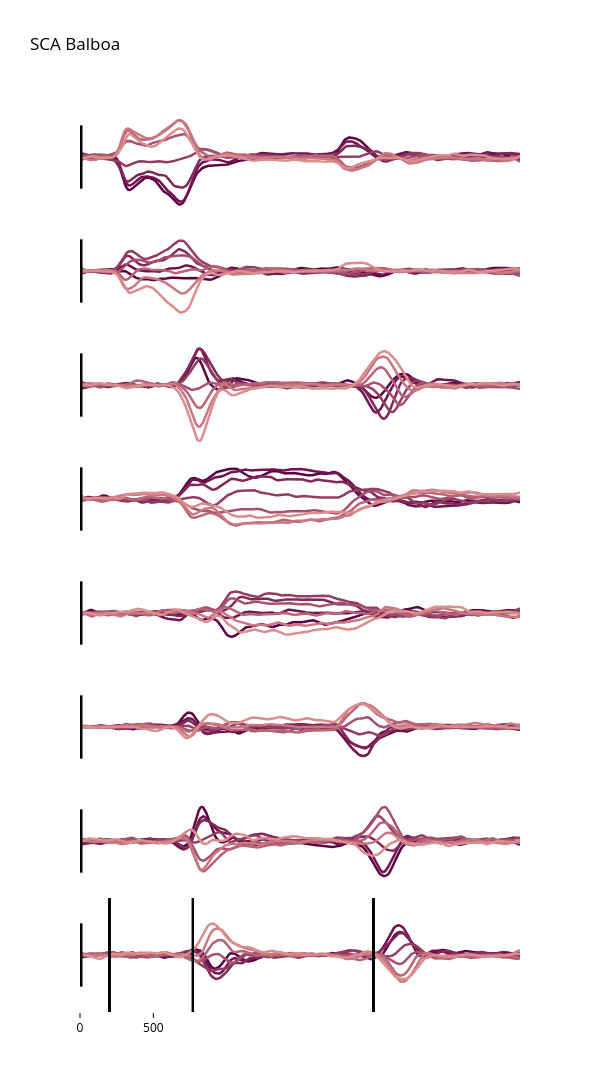

Source (notebook cell):
### Markdown cell above
#### SCA

### Code cell
# range for y axis
yRange = [-1.8,1.8]

fig = make_subplots(rows=R_est,cols = 1,shared_xaxes = True,vertical_spacing = 0)

for ii in range(R_est):

    for jj in range(numConds):
        latTrace = go.Scatter(y = rs_sca_latent[:,jj,ii], line = go.scatter.Line(color = sca_cMap[jj],width = 2.5),showlegend = False)
        fig.add_trace(latTrace,row = ii+1,col=1)
        if ii == (R_est-1):
            fig.add_vline(x = tgt_idx,row = ii+1,col = 1, line_color = 'black')
            fig.add_vline(x = move_idx,row = ii+1,col = 1, line_color = 'black')
            fig.add_vline(x = ret_idx,row = ii+1,col = 1, line_color = 'black')

            #
    # add a vertical line for scale
    scaleLine = go.Scatter(x = [0,0],y = [-1,1],showlegend = False,mode = 'lines',
                            line = go.scatter.Line(color = 'black',width = 5))
    fig.add_trace(scaleLine,row = ii+1,col = 1)


fig.update_layout(height = 2000,width =600,title = 'SCA ' + monkName,title_font_color = 'black',
                  paper_bgcolor = 'white',
                  plot_bgcolor = 'white')
fig.update_yaxes(showgrid = False,zeroline = False,visible = False,range = yRange)
fig.update_xaxes(color = 'black',showgrid = False,zeroline = False,visible = False)
fig.update_xaxes(color = 'black',showgrid = False,zeroline = False,
                 ticks = 'outside',tickvals = [0,50],ticktext = ['0','500'],visible = True,row = R_est,col = 1)


# save
#fig.write_image(figDir + monkName + 'SCA_' + str(R_est) + 'dims.pdf')
#fig.show()

### Figure 1 — Plotly figure (JSON) as saved in the notebook; plotly's stock layout.template omitted (floating-point values rounded to 4 significant figures; data arrays with more than 128 entries replaced by an {"elided": "..."} marker saying what was removed)
{"data": [{"line": {"color": "#5e0044", "width": 2.5}, "showlegend": false, "type": "scatter", "xaxis": "x", "y": {"elided": "301 float values"}, "yaxis": "y"}, {"line": {"color": "#6f144e", "width": 2.5}, "showlegend": false, "type": "scatter", "xaxis": "x", "y": {"elided": "301 float values"}, "yaxis": "y"}, {"line": {"color": "#812858", "width": 2.5}, "showlegend": false, "type": "scatter", "xaxis": "x", "y": {"elided": "301 float values"}, "yaxis": "y"}, {"line": {"color": "#933c62", "width": 2.5}, "showlegend": false, "type": "scatter", "xaxis": "x", "y": {"elided": "301 float values"}, "yaxis": "y"}, {"line": {"color": "#a5506d", "width": 2.5}, "showlegend": false, "type": "scatter", "xaxis": "x", "y": {"elided": "301 float values"}, "yaxis": "y"}, {"line": {"color": "#b76477", "width": 2.5}, "showlegend": false, "type": "scatter", "xaxis": "x", "y": {"elided": "301 float values"}, "yaxis": "y"}, {"line": {"color": "#c97881", "width": 2.5}, "showlegend": false, "type": "scatter", "xaxis": "x", "y": {"elided": "301 float values"}, "yaxis": "y"}, {"line": {"color": "#db8c8c", "width": 2.5}, "showlegend": false, "type": "scatter", "xaxis": "x", "y": {"elided": "301 float values"}, "yaxis": "y"}, {"line": {"color": "black", "width": 5}, "mode": "lines", "showlegend": false, "type": "scatter", "x": [0, 0], "xaxis": "x", "y": [-1, 1], "yaxis": "y"}, {"line": {"color": "#5e0044", "width": 2.5}, "showlegend": false, "type": "scatter", "xaxis": "x2", "y": {"elided": "301 float values"}, "yaxis": "y2"}, {"line": {"color": "#6f144e", "width": 2.5}, "showlegend": false, "type": "scatter", "xaxis": "x2", "y": {"elided": "301 float values"}, "yaxis": "y2"}, {"line": {"color": "#812858", "width": 2.5}, "showlegend": false, "type": "scatter", "xaxis": "x2", "y": {"elided": "301 float values"}, "yaxis": "y2"}, {"line": {"color": "#933c62", "width": 2.5}, "showlegend": false, "type": "scatter", "xaxis": "x2", "y": {"elided": "301 float values"}, "yaxis": "y2"}, {"line": {"color": "#a5506d", "width": 2.5}, "showlegend": false, "type": "scatter", "xaxis": "x2", "y": {"elided": "301 float values"}, "yaxis": "y2"}, {"line": {"color": "#b76477", "width": 2.5}, "showlegend": false, "type": "scatter", "xaxis": "x2", "y": {"elided": "301 float values"}, "yaxis": "y2"}, {"line": {"color": "#c97881", "width": 2.5}, "showlegend": false, "type": "scatter", "xaxis": "x2", "y": {"elided": "301 float values"}, "yaxis": "y2"}, {"line": {"color": "#db8c8c", "width": 2.5}, "showlegend": false, "type": "scatter", "xaxis": "x2", "y": {"elided": "301 float values"}, "yaxis": "y2"}, {"line": {"color": "black", "width": 5}, "mode": "lines", "showlegend": false, "type": "scatter", "x": [0, 0], "xaxis": "x2", "y": [-1, 1], "yaxis": "y2"}, {"line": {"color": "#5e0044", "width": 2.5}, "showlegend": false, "type": "scatter", "xaxis": "x3", "y": {"elided": "301 float values"}, "yaxis": "y3"}, {"line": {"color": "#6f144e", "width": 2.5}, "showlegend": false, "type": "scatter", "xaxis": "x3", "y": {"elided": "301 float values"}, "yaxis": "y3"}, {"line": {"color": "#812858", "width": 2.5}, "showlegend": false, "type": "scatter", "xaxis": "x3", "y": {"elided": "301 float values"}, "yaxis": "y3"}, {"line": {"color": "#933c62", "width": 2.5}, "showlegend": false, "type": "scatter", "xaxis": "x3", "y": {"elided": "301 float values"}, "yaxis": "y3"}, {"line": {"color": "#a5506d", "width": 2.5}, "showlegend": false, "type": "scatter", "xaxis": "x3", "y": {"elided": "301 float values"}, "yaxis": "y3"}, {"line": {"color": "#b76477", "width": 2.5}, "showlegend": false, "type": "scatter", "xaxis": "x3", "y": {"elided": "301 float values"}, "yaxis": "y3"}, {"line": {"color": "#c97881", "width": 2.5}, "showlegend": false, "type": "scatter", "xaxis": "x3", "y": {"elided": "301 float values"}, "yaxis": "y3"}, {"line": {"color": "#db8c8c", "width": 2.5}, "showlegend": false, "type": "scatter", "xaxis": "x3", "y": {"elided": "301 float values"}, "yaxis": "y3"}, {"line": {"color": "black", "width": 5}, "mode": "lines", "showlegend": false, "type": "scatter", "x": [0, 0], "xaxis": "x3", "y": [-1, 1], "yaxis": "y3"}, {"line": {"color": "#5e0044", "width": 2.5}, "showlegend": false, "type": "scatter", "xaxis": "x4", "y": {"elided": "301 float values"}, "yaxis": "y4"}, {"line": {"color": "#6f144e", "width": 2.5}, "showlegend": false, "type": "scatter", "xaxis": "x4", "y": {"elided": "301 float values"}, "yaxis": "y4"}, {"line": {"color": "#812858", "width": 2.5}, "showlegend": false, "type": "scatter", "xaxis": "x4", "y": {"elided": "301 float values"}, "yaxis": "y4"}, {"line": {"color": "#933c62", "width": 2.5}, "showlegend": false, "type": "scatter", "xaxis": "x4", "y": {"elided": "301 float values"}, "yaxis": "y4"}, {"line": {"color": "#a5506d", "width": 2.5}, "showlegend": false, "type": "scatter", "xaxis": "x4", "y": {"elided": "301 float values"}, "yaxis": "y4"}, {"line": {"color": "#b76477", "width": 2.5}, "showlegend": false, "type": "scatter", "xaxis": "x4", "y": {"elided": "301 float values"}, "yaxis": "y4"}, {"line": {"color": "#c97881", "width": 2.5}, "showlegend": false, "type": "scatter", "xaxis": "x4", "y": {"elided": "301 float values"}, "yaxis": "y4"}, {"line": {"color": "#db8c8c", "width": 2.5}, "showlegend": false, "type": "scatter", "xaxis": "x4", "y": {"elided": "301 float values"}, "yaxis": "y4"}, {"line": {"color": "black", "width": 5}, "mode": "lines", "showlegend": false, "type": "scatter", "x": [0, 0], "xaxis": "x4", "y": [-1, 1], "yaxis": "y4"}, {"line": {"color": "#5e0044", "width": 2.5}, "showlegend": false, "type": "scatter", "xaxis": "x5", "y": {"elided": "301 float values"}, "yaxis": "y5"}, {"line": {"color": "#6f144e", "width": 2.5}, "showlegend": false, "type": "scatter", "xaxis": "x5", "y": {"elided": "301 float values"}, "yaxis": "y5"}, {"line": {"color": "#812858", "width": 2.5}, "showlegend": false, "type": "scatter", "xaxis": "x5", "y": {"elided": "301 float values"}, "yaxis": "y5"}, {"line": {"color": "#933c62", "width": 2.5}, "showlegend": false, "type": "scatter", "xaxis": "x5", "y": {"elided": "301 float values"}, "yaxis": "y5"}, {"line": {"color": "#a5506d", "width": 2.5}, "showlegend": false, "type": "scatter", "xaxis": "x5", "y": {"elided": "301 float values"}, "yaxis": "y5"}, {"line": {"color": "#b76477", "width": 2.5}, "showlegend": false, "type": "scatter", "xaxis": "x5", "y": {"elided": "301 float values"}, "yaxis": "y5"}, {"line": {"color": "#c97881", "width": 2.5}, "showlegend": false, "type": "scatter", "xaxis": "x5", "y": {"elided": "301 float values"}, "yaxis": "y5"}, {"line": {"color": "#db8c8c", "width": 2.5}, "showlegend": false, "type": "scatter", "xaxis": "x5", "y": {"elided": "301 float values"}, "yaxis": "y5"}, {"line": {"color": "black", "width": 5}, "mode": "lines", "showlegend": false, "type": "scatter", "x": [0, 0], "xaxis": "x5", "y": [-1, 1], "yaxis": "y5"}, {"line": {"color": "#5e0044", "width": 2.5}, "showlegend": false, "type": "scatter", "xaxis": "x6", "y": {"elided": "301 float values"}, "yaxis": "y6"}, {"line": {"color": "#6f144e", "width": 2.5}, "showlegend": false, "type": "scatter", "xaxis": "x6", "y": {"elided": "301 float values"}, "yaxis": "y6"}, {"line": {"color": "#812858", "width": 2.5}, "showlegend": false, "type": "scatter", "xaxis": "x6", "y": {"elided": "301 float values"}, "yaxis": "y6"}, {"line": {"color": "#933c62", "width": 2.5}, "showlegend": false, "type": "scatter", "xaxis": "x6", "y": {"elided": "301 float values"}, "yaxis": "y6"}, {"line": {"color": "#a5506d", "width": 2.5}, "showlegend": false, "type": "scatter", "xaxis": "x6", "y": {"elided": "301 float values"}, "yaxis": "y6"}, {"line": {"color": "#b76477", "width": 2.5}, "showlegend": false, "type": "scatter", "xaxis": "x6", "y": {"elided": "301 float values"}, "yaxis": "y6"}, {"line": {"color": "#c97881", "width": 2.5}, "showlegend": false, "type": "scatter", "xaxis": "x6", "y": {"elided": "301 float values"}, "yaxis": "y6"}, {"line": {"color": "#db8c8c", "width": 2.5}, "showlegend": false, "type": "scatter", "xaxis": "x6", "y": {"elided": "301 float values"}, "yaxis": "y6"}, {"line": {"color": "black", "width": 5}, "mode": "lines", "showlegend": false, "type": "scatter", "x": [0, 0], "xaxis": "x6", "y": [-1, 1], "yaxis": "y6"}, {"line": {"color": "#5e0044", "width": 2.5}, "showlegend": false, "type": "scatter", "xaxis": "x7", "y": {"elided": "301 float values"}, "yaxis": "y7"}, {"line": {"color": "#6f144e", "width": 2.5}, "showlegend": false, "type": "scatter", "xaxis": "x7", "y": {"elided": "301 float values"}, "yaxis": "y7"}, {"line": {"color": "#812858", "width": 2.5}, "showlegend": false, "type": "scatter", "xaxis": "x7", "y": {"elided": "301 float values"}, "yaxis": "y7"}, {"line": {"color": "#933c62", "width": 2.5}, "showlegend": false, "type": "scatter", "xaxis": "x7", "y": {"elided": "301 float values"}, "yaxis": "y7"}, {"line": {"color": "#a5506d", "width": 2.5}, "showlegend": false, "type": "scatter", "xaxis": "x7", "y": {"elided": "301 float values"}, "yaxis": "y7"}, {"line": {"color": "#b76477", "width": 2.5}, "showlegend": false, "type": "scatter", "xaxis": "x7", "y": {"elided": "301 float values"}, "yaxis": "y7"}, {"line": {"color": "#c97881", "width": 2.5}, "showlegend": false, "type": "scatter", "xaxis": "x7", "y": {"elided": "301 float values"}, "yaxis": "y7"}, {"line": {"color": "#db8c8c", "width": 2.5}, "showlegend": false, "type": "scatter", "xaxis": "x7", "y": {"elided": "301 float values"}, "yaxis": "y7"}, {"line": {"color": "black", "width": 5}, "mode": "lines", "showlegend": false, "type": "scatter", "x": [0, 0], "xaxis": "x7", "y": [-1, 1], "yaxis": "y7"}, {"line": {"color": "#5e0044", "width": 2.5}, "showlegend": false, "type": "scatter", "xaxis": "x8", "y": {"elided": "301 float values"}, "yaxis": "y8"}, {"line": {"color": "#6f144e", "width": 2.5}, "showlegend": false, "type": "scatter", "xaxis": "x8", "y": {"elided": "301 float values"}, "yaxis": "y8"}, {"line": {"color": "#812858", "width": 2.5}, "showlegend": false, "type": "scatter", "xaxis": "x8", "y": {"elided": "301 float values"}, "yaxis": "y8"}, {"line": {"color": "#933c62", "width": 2.5}, "showlegend": false, "type": "scatter", "xaxis": "x8", "y": {"elided": "301 float values"}, "yaxis": "y8"}, {"line": {"color": "#a5506d", "width": 2.5}, "showlegend": false, "type": "scatter", "xaxis": "x8", "y": {"elided": "301 float values"}, "yaxis": "y8"}, {"line": {"color": "#b76477", "width": 2.5}, "showlegend": false, "type": "scatter", "xaxis": "x8", "y": {"elided": "301 float values"}, "yaxis": "y8"}, {"line": {"color": "#c97881", "width": 2.5}, "showlegend": false, "type": "scatter", "xaxis": "x8", "y": {"elided": "301 float values"}, "yaxis": "y8"}, {"line": {"color": "#db8c8c", "width": 2.5}, "showlegend": false, "type": "scatter", "xaxis": "x8", "y": {"elided": "301 float values"}, "yaxis": "y8"}, {"line": {"color": "black", "width": 5}, "mode": "lines", "showlegend": false, "type": "scatter", "x": [0, 0], "xaxis": "x8", "y": [-1, 1], "yaxis": "y8"}], "layout": {"height": 2000, "paper_bgcolor": "white", "plot_bgcolor": "white", "shapes": [{"line": {"color": "black"}, "type": "line", "x0": 20, "x1": 20, "xref": "x8", "y0": 0, "y1": 1, "yref": "y8 domain"}, {"line": {"color": "black"}, "type": "line", "x0": 77, "x1": 77, "xref": "x8", "y0": 0, "y1": 1, "yref": "y8 domain"}, {"line": {"color": "black"}, "type": "line", "x0": 200, "x1": 200, "xref": "x8", "y0": 0, "y1": 1, "yref": "y8 domain"}, {"line": {"color": "black"}, "type": "line", "x0": 20, "x1": 20, "xref": "x8", "y0": 0, "y1": 1, "yref": "y8 domain"}, {"line": {"color": "black"}, "type": "line", "x0": 77, "x1": 77, "xref": "x8", "y0": 0, "y1": 1, "yref": "y8 domain"}, {"line": {"color": "black"}, "type": "line", "x0": 200, "x1": 200, "xref": "x8", "y0": 0, "y1": 1, "yref": "y8 domain"}, {"line": {"color": "black"}, "type": "line", "x0": 20, "x1": 20, "xref": "x8", "y0": 0, "y1": 1, "yref": "y8 domain"}, {"line": {"color": "black"}, "type": "line", "x0": 77, "x1": 77, "xref": "x8", "y0": 0, "y1": 1, "yref": "y8 domain"}, {"line": {"color": "black"}, "type": "line", "x0": 200, "x1": 200, "xref": "x8", "y0": 0, "y1": 1, "yref": "y8 domain"}, {"line": {"color": "black"}, "type": "line", "x0": 20, "x1": 20, "xref": "x8", "y0": 0, "y1": 1, "yref": "y8 domain"}, {"line": {"color": "black"}, "type": "line", "x0": 77, "x1": 77, "xref": "x8", "y0": 0, "y1": 1, "yref": "y8 domain"}, {"line": {"color": "black"}, "type": "line", "x0": 200, "x1": 200, "xref": "x8", "y0": 0, "y1": 1, "yref": "y8 domain"}, {"line": {"color": "black"}, "type": "line", "x0": 20, "x1": 20, "xref": "x8", "y0": 0, "y1": 1, "yref": "y8 domain"}, {"line": {"color": "black"}, "type": "line", "x0": 77, "x1": 77, "xref": "x8", "y0": 0, "y1": 1, "yref": "y8 domain"}, {"line": {"color": "black"}, "type": "line", "x0": 200, "x1": 200, "xref": "x8", "y0": 0, "y1": 1, "yref": "y8 domain"}, {"line": {"color": "black"}, "type": "line", "x0": 20, "x1": 20, "xref": "x8", "y0": 0, "y1": 1, "yref": "y8 domain"}, {"line": {"color": "black"}, "type": "line", "x0": 77, "x1": 77, "xref": "x8", "y0": 0, "y1": 1, "yref": "y8 domain"}, {"line": {"color": "black"}, "type": "line", "x0": 200, "x1": 200, "xref": "x8", "y0": 0, "y1": 1, "yref": "y8 domain"}, {"line": {"color": "black"}, "type": "line", "x0": 20, "x1": 20, "xref": "x8", "y0": 0, "y1": 1, "yref": "y8 domain"}, {"line": {"color": "black"}, "type": "line", "x0": 77, "x1": 77, "xref": "x8", "y0": 0, "y1": 1, "yref": "y8 domain"}, {"line": {"color": "black"}, "type": "line", "x0": 200, "x1": 200, "xref": "x8", "y0": 0, "y1": 1, "yref": "y8 domain"}, {"line": {"color": "black"}, "type": "line", "x0": 20, "x1": 20, "xref": "x8", "y0": 0, "y1": 1, "yref": "y8 domain"}, {"line": {"color": "black"}, "type": "line", "x0": 77, "x1": 77, "xref": "x8", "y0": 0, "y1": 1, "yref": "y8 domain"}, {"line": {"color": "black"}, "type": "line", "x0": 200, "x1": 200, "xref": "x8", "y0": 0, "y1": 1, "yref": "y8 domain"}], "title": {"font": {"color": "black"}, "text": "SCA Balboa"}, "width": 600, "xaxis": {"anchor": "y", "color": "black", "domain": [0, 1], "matches": "x8", "showgrid": false, "showticklabels": false, "visible": false, "zeroline": false}, "xaxis2": {"anchor": "y2", "color": "black", "domain": [0, 1], "matches": "x8", "showgrid": false, "showticklabels": false, "visible": false, "zeroline": false}, "xaxis3": {"anchor": "y3", "color": "black", "domain": [0, 1], "matches": "x8", "showgrid": false, "showticklabels": false, "visible": false, "zeroline": false}, "xaxis4": {"anchor": "y4", "color": "black", "domain": [0, 1], "matches": "x8", "showgrid": false, "showticklabels": false, "visible": false, "zeroline": false}, "xaxis5": {"anchor": "y5", "color": "black", "domain": [0, 1], "matches": "x8", "showgrid": false, "showticklabels": false, "visible": false, "zeroline": false}, "xaxis6": {"anchor": "y6", "color": "black", "domain": [0, 1], "matches": "x8", "showgrid": false, "showticklabels": false, "visible": false, "zeroline": false}, "xaxis7": {"anchor": "y7", "color": "black", "domain": [0, 1], "matches": "x8", "showgrid": false, "showticklabels": false, "visible": false, "zeroline": false}, "xaxis8": {"anchor": "y8", "color": "black", "domain": [0, 1], "showgrid": false, "ticks": "outside", "ticktext": ["0", "500"], "tickvals": [0, 50], "visible": true, "zeroline": false}, "yaxis": {"anchor": "x", "domain": [0.875, 1], "range": [-1.8, 1.8], "showgrid": false, "visible": false, "zeroline": false}, "yaxis2": {"anchor": "x2", "domain": [0.75, 0.875], "range": [-1.8, 1.8], "showgrid": false, "visible": false, "zeroline": false}, "yaxis3": {"anchor": "x3", "domain": [0.625, 0.75], "range": [-1.8, 1.8], "showgrid": false, "visible": false, "zeroline": false}, "yaxis4": {"anchor": "x4", "domain": [0.5, 0.625], "range": [-1.8, 1.8], "showgrid": false, "visible": false, "zeroline": false}, "yaxis5": {"anchor": "x5", "domain": [0.375, 0.5], "range": [-1.8, 1.8], "showgrid": false, "visible": false, "zeroline": false}, "yaxis6": {"anchor": "x6", "domain": [0.25, 0.375], "range": [-1.8, 1.8], "showgrid": false, "visible": false, "zeroline": false}, "yaxis7": {"anchor": "x7", "domain": [0.125, 0.25], "range": [-1.8, 1.8], "showgrid": false, "visible": false, "zeroline": false}, "yaxis8": {"anchor": "x8", "domain": [0, 0.125], "range": [-1.8, 1.8], "showgrid": false, "visible": false, "zeroline": false}}}
